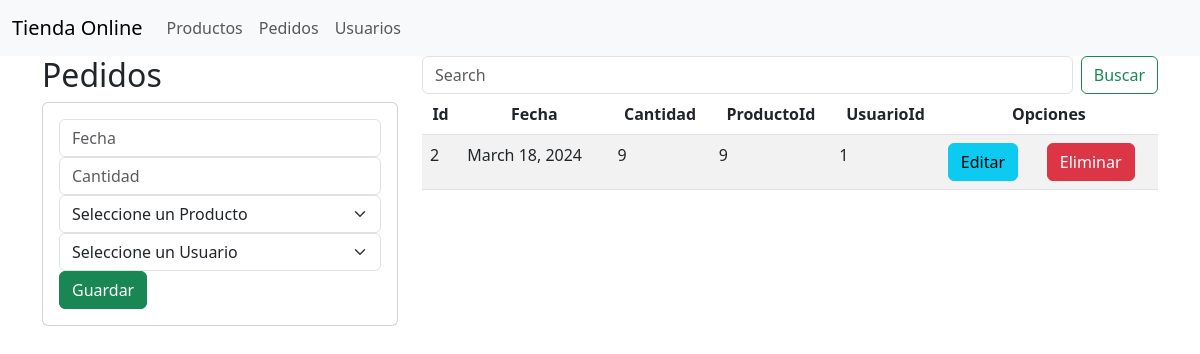
Page /pedidos/ on the earlier database version.
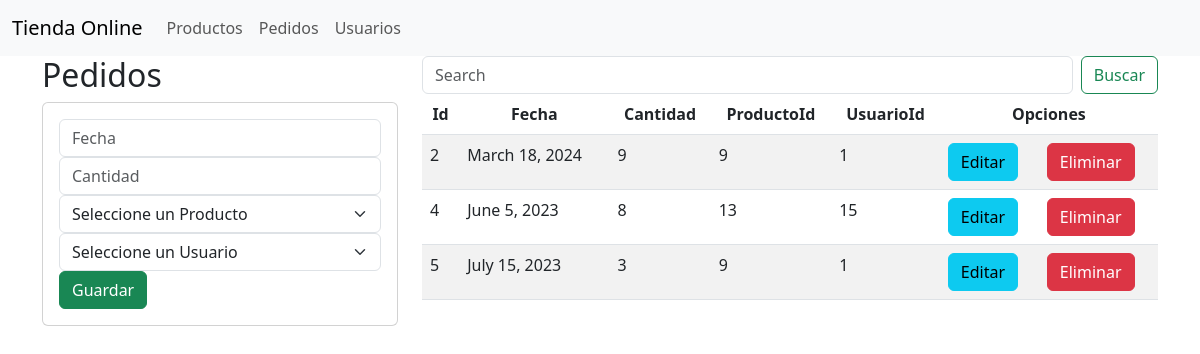
Same page on the later database version.
### TiendaOnlineRJ/models.py (models this page shows)
class Pedido(models.Model):
    fecha = models.DateField()
    cantidad = models.PositiveIntegerField()
    producto = models.ForeignKey(Producto, null=True, blank=True, on_delete=models.CASCADE)
    usuario = models.ForeignKey(Usuario, null=True, blank=True, on_delete=models.CASCADE)
    objects = models.Manager()
    class Meta:
        db_table = 'pedido'

### TiendaOnlineRJ/views.py (the view)
# urls.py: path('pedidos/', views.indexPedidos),
def indexPedidos(request):
    listaPedidos = list(Pedido.objects.values())
    listaProductos = list(Producto.objects.values())
    listaUsuarios = list(Usuario.objects.values())
    return render(request, 'pedidos.html',
                  {"pedidos": listaPedidos, "productos": listaProductos, "usuarios": listaUsuarios})

### TiendaOnlineRJ/templates/pedidos.html (shortened to what this page needs)
{% extends "./base.html" %}
{% block body %}
<div class="row">
    <div class="col-sm-12 col-md-6 col-lg-4 col-xl-4">
        <h2>Pedidos</h2>
        <div class="card">
            <div class="card-body">
                <form action="registrarPedido/" method="POST"> {% csrf_token %}
                    <div class="form-group">
                        <input type="text" id="txtFecha" name="txtFecha" class="form-control" placeholder="Fecha"
                               required>
                    </div>
                    <div class="form-group">
                        <input type="text" id="txtCantidad" name="txtCantidad" class="form-control"
                               placeholder="Cantidad" required>
                    </div>
                    <div class="form-group">
                        <select class="form-select" aria-label="Seleccione un Producto" id="selectProductoId"
                                name="selectProductoId">
                            <option selected>Seleccione un Producto</option>
                        </select>
                    </div>
                    <div class="form-group">
                        <select class="form-select" aria-label="Seleccione un Usuario" id="selectUsuarioId"
                                name="selectUsuarioId">
                            <option selected>Seleccione un Usuario</option>
                        </select>
                    </div>
                    <div class="form-group">
                        <button type="submit" class="btn btn-success btn-block text-white">Guardar</button>
                    </div>
                </form>
            </div>
        </div>
    </div>
    <div class="col-sm-12 col-md-6 col-lg-8 col-xl-8">
        <div>
            <form class="d-flex" action="buscarPedido/" method="GET">{% csrf_token %}
                <input class="form-control me-2" type="search" placeholder="Search" id="txtBuscarUsuario" name="txtBuscarUsuario" aria-label="Search">
                <button class="btn btn-outline-success" type="submit">Buscar</button>
            </form>
        </div>
        <div class="table-responsive">
            <table class="table table-striped">
                <thead>
                <tr>
                    <th class="centered">Id</th>
                    <th class="centered">Fecha</th>
                    <th class="centered">Cantidad</th>
                    <th class="centered">ProductoId</th>
                    <th class="centered">UsuarioId</th>
                    <th colspan="2" class="centered">Opciones</th>
                </tr>
                </thead>
                <tbody>
                {% for u in pedidos %}
                <tr>
                    <td>{{u.id}}</td>
                    <td>{{u.fecha}}</td>
                    <td>{{u.cantidad}}</td>
                    <td>{{u.producto_id}}</td>
                    <td>{{u.usuario_id}}</td>
                    <td><a href="editarPedido/{{u.id}}" class="btn btn-info">Editar</a></td>
                    <td><a href="eliminarPedido/{{u.id}}" class="btn btn-danger">Eliminar</a></td>
                </tr>
                {% endfor %}
                </tbody>
            </table>
        </div>
    </div>
</div>
{% endblock %}

Differences in the rows shown:
added Pedido: id "4", fecha "June 5, 2023", cantidad "8", producto_id "13", usuario_id "15"
added Pedido: id "5", fecha "July 15, 2023", cantidad "3", producto_id "9", usuario_id "1"
